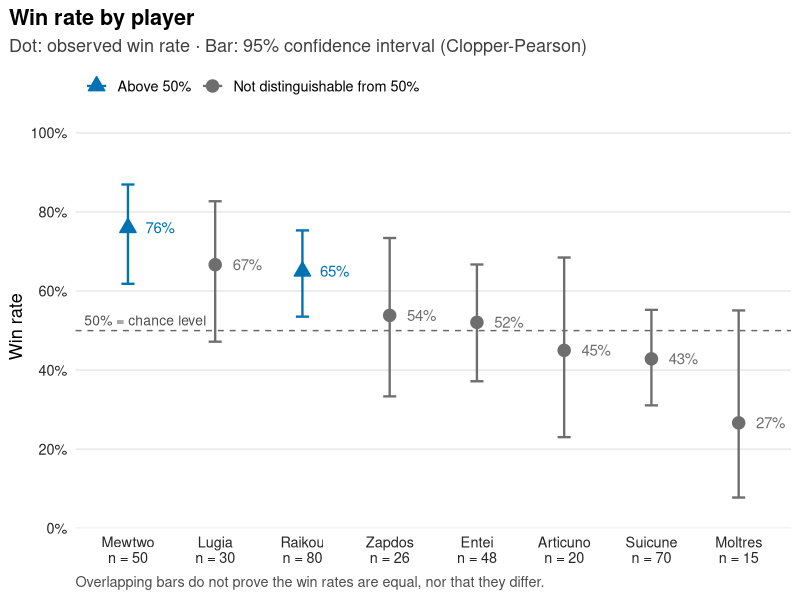

The R source for this figure:
# Intervalle de confiance (Clopper-Pearson) du win rate de plusieurs joueurs + graphique
# Usage : modifier le tableau `joueurs` ci-dessous, puis Ctrl+Shift+S (Source)

for (pkg in c("ggplot2", "scales")) {
  if (!requireNamespace(pkg, quietly = TRUE)) install.packages(pkg)
}
library(ggplot2)

# --- Valeurs d'entrée à modifier ---
joueurs <- data.frame(
  nom       = c("Mewtwo", "Lugia", "Zapdos", "Entei", "Articuno", "Suicune", "Moltres", "Raikou"),
  victoires = c(38, 20, 14, 25, 9, 30, 4, 52),
  matchs    = c(50, 30, 26, 48, 20, 70, 15, 80)
)
niveau    <- 0.95  # niveau de confiance
reference <- 0.5   # seuil de comparaison (pile ou face)

# --- Calcul ---
ic_clopper_pearson <- function(victoires, matchs, niveau = 0.95) {
  stopifnot(all(victoires >= 0), all(matchs > 0), all(victoires <= matchs))
  ic <- t(mapply(function(x, n) binom.test(x, n, conf.level = niveau)$conf.int,
                 victoires, matchs))
  data.frame(win_rate = victoires / matchs, borne_inf = ic[, 1], borne_sup = ic[, 2])
}

resultats <- cbind(joueurs, ic_clopper_pearson(joueurs$victoires, joueurs$matchs, niveau))
resultats <- resultats[order(resultats$win_rate, decreasing = TRUE), ]

# Format des pourcentages à l'anglaise (graphique en anglais : "50%", point décimal)
pct <- function(x, accuracy = 1) {
  scales::percent(x, accuracy = accuracy)
}

# Statut de chaque joueur par rapport au seuil de référence
lbl_ref  <- pct(reference)
statuts  <- c(paste("Above", lbl_ref), paste("Not distinguishable from", lbl_ref),
              paste("Below", lbl_ref))
resultats$statut <- factor(
  ifelse(resultats$borne_inf > reference, statuts[1],
         ifelse(resultats$borne_sup < reference, statuts[3], statuts[2])),
  levels = statuts
)

print(transform(resultats,
                win_rate  = round(win_rate, 3),
                borne_inf = round(borne_inf, 3),
                borne_sup = round(borne_sup, 3)), row.names = FALSE)

# --- Graphique ---
# Étiquettes d'axe : nom + taille d'échantillon (l'incertitude dépend de n)
resultats$etiquette <- paste0(resultats$nom, "\nn = ", resultats$matchs)
resultats$etiquette <- factor(resultats$etiquette, levels = resultats$etiquette)

# Palette Okabe-Ito (sûre pour les daltonismes), contraste >= 3:1 sur fond blanc,
# doublée par la forme du point pour ne pas reposer sur la couleur seule
couleurs <- setNames(c("#0072B2", "#6E6E6E", "#D55E00"), statuts)
formes   <- setNames(c(24, 21, 25), statuts)  # triangle haut, rond, triangle bas

texte_alt <- paste0(
  "Dot plot of the win rates of ", nrow(resultats), " players, sorted in descending order, ",
  "with ", niveau * 100, "% confidence intervals (Clopper-Pearson). ",
  paste(sprintf("%s: %s [%s; %s]", resultats$nom,
                pct(resultats$win_rate), pct(resultats$borne_inf), pct(resultats$borne_sup)),
        collapse = "; "), "."
)

graphique <- ggplot(resultats, aes(x = etiquette, y = win_rate,
                                   colour = statut, fill = statut, shape = statut)) +
  geom_hline(yintercept = reference, linetype = "dashed", colour = "grey40", linewidth = 0.5) +
  geom_errorbar(aes(ymin = borne_inf, ymax = borne_sup), width = 0.15, linewidth = 0.8) +
  geom_point(size = 3.5, stroke = 0.8) +
  # annotate() après les couches discrètes, sinon l'axe X devient continu
  annotate("text", x = 0.5, y = reference, label = paste(lbl_ref, "= chance level"),
           hjust = 0, vjust = -0.5, size = 3.5, colour = "grey30") +
  geom_text(aes(label = pct(win_rate)),
            nudge_x = 0.2, hjust = 0, size = 3.8, show.legend = FALSE) +
  scale_colour_manual(values = couleurs, name = NULL) +
  scale_fill_manual(values = couleurs, name = NULL) +
  scale_shape_manual(values = formes, name = NULL) +
  scale_y_continuous(labels = pct, limits = c(0, 1), breaks = seq(0, 1, 0.2),
                     expand = expansion(mult = c(0, 0.02))) +
  labs(
    title    = "Win rate by player",
    subtitle = paste0("Dot: observed win rate · Bar: ", niveau * 100,
                      "% confidence interval (Clopper-Pearson)"),
    caption  = "Overlapping bars do not prove the win rates are equal, nor that they differ.",
    x = NULL, y = "Win rate",
    alt = texte_alt
  ) +
  theme_minimal(base_size = 13) +
  theme(
    plot.title.position = "plot",
    plot.title          = element_text(face = "bold"),
    plot.subtitle       = element_text(colour = "grey25"),
    plot.caption        = element_text(colour = "grey30", hjust = 0),
    axis.text           = element_text(colour = "grey15"),
    panel.grid.major.x  = element_blank(),
    panel.grid.minor    = element_blank(),
    legend.position     = "top",
    legend.justification = "left"
  )

print(graphique)

# Export haute résolution (décommenter si besoin)
# ggsave("win_rates.png", graphique, width = 9, height = 5.5, dpi = 300, bg = "white")
